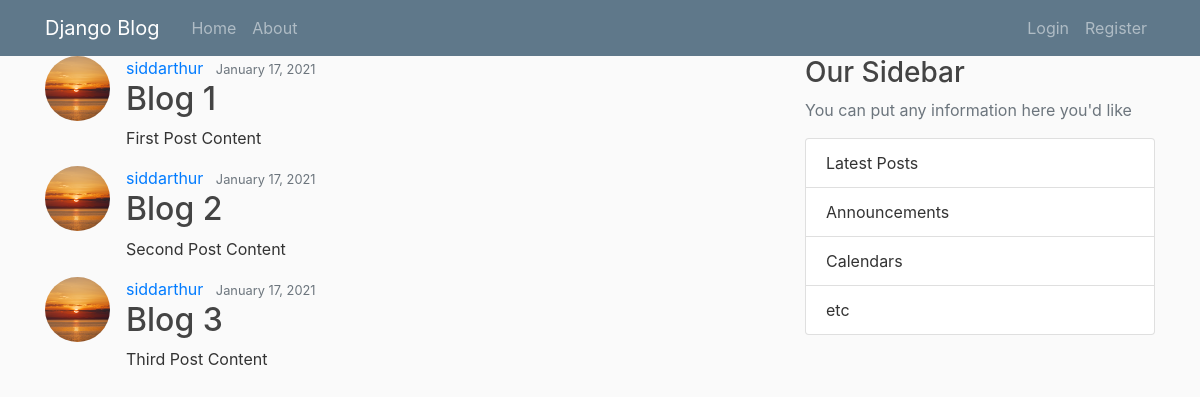
The page / on the database its author committed.
### blog/models.py (models this page shows, shortened)
class Post(models.Model):
  title = models.CharField(max_length=100)
  content = models.TextField()
  date_posted = models.DateTimeField(default=timezone.now)
  author = models.ForeignKey(User, on_delete=models.CASCADE)

### users/models.py (models this page shows, shortened)
class Profile(models.Model):
  user = models.OneToOneField(User, on_delete=models.CASCADE)
  image = models.ImageField( default='default.png', upload_to = 'profile_pics')

### blog/views.py (the view)
# urls.py: path('', views.home, name='blog-home'),
def home (request):
  context = {
    'posts': Post.objects.all()
  }
  return render(request, 'blog/home.html', context)

### blog/templates/blog/home.html
{% extends "blog/base.html" %}
{% block content %}
{% for post in posts %}
<article class="media content-section">
  <img class="rounded-circle article-img" src="{{post.author.profile.image.url}}">
  <div class="media-body">
    <div class="article-metadata">
      <a href="#" class="mr-2">{{ post.author }}</a>
      <small class="text-muted">{{ post.date_posted | date:"F d, Y" }}</small>
    </div>
    <h2><a href="#" class="article-title">{{ post.title }}</a></h2>
    <p class="article-content">{{ post.content }}</p>
  </div>
</article>
{% endfor %}
{% endblock content %}

### blog/templates/blog/base.html (shortened to what this page needs)
{% load static %}
<!DOCTYPE html>
<html lang="en">
<head>
  <link rel="stylesheet" href="https://maxcdn.bootstrapcdn.com/bootstrap/4.0.0/css/bootstrap.min.css"
>
  <link rel="stylesheet" type="text/css" href="{% static 'blog/main.css' %}">
</head>
<body>
  <header class="site-header">
    <nav class="navbar navbar-expand-md navbar-dark bg-steel">
      <div class="container">
        <a class="navbar-brand mr-4" href="{% url 'blog-home' %}">Django Blog</a>
        <div class="collapse navbar-collapse" id="navbarToggle">
          <div class="navbar-nav mr-auto">
            <a href="{% url 'blog-home' %}" class="nav-item nav-link">Home</a>
            <a href="{% url 'blog-about' %}" class="nav-item nav-link">About</a>
          </div>
          <div class="navbar-nav">
            {% if user.is_authenticated %}
            <a href="{% url 'profile' %}" class="nav-item nav-link">Profile</a>
            <a href="{% url 'logout' %}" class="nav-item nav-link">Logout</a>
            {% else %}
            <a href="{% url 'login' %}" class="nav-item nav-link">Login</a>
            <a href="{% url 'register' %}" class="nav-item nav-link">Register</a>
            {% endif %}
          </div>
        </div>
      </div>
    </nav>
  </header>
  <main role="main" class="container">
    <div class="row">
      <div class="class col-md-8">
        {% block content %} {% endblock %}
      </div>
      <div class="col-md-4">
        <div class="content-section">
          <h3>Our Sidebar</h3>
          <p class='text-muted'> You can put any information here you'd like</p>
          <ul class="list-group">
            <li class="list-group-item ">Latest Posts</li>
            <li class="list-group-item ">Announcements</li>
            <li class="list-group-item ">Calendars</li>
            <li class="list-group-item ">etc</li>
          </ul>
        </div>
      </div>
    </div>
  </main>
</body>
</html>

### blog/static/blog/main.css (style rules this page uses)
body { background: #fafafa; color: #333333; margin: 0; }
h1, h2, h3, h4, h5, h6 { color: #444444; }
ul { margin: 0; }
.bg-steel { background-color: #5f788a; }
.article-title { color: #444444; }
.article-content { white-space: pre-line; }
.article-img { height: 65px; width: 65px; margin-right: 16px; }

### rows shown on the page
Post: author.profile.image (picture), author "siddarthur", date_posted "January 17, 2021", title "Blog 1", content "First Post Content"
Post: author.profile.image (picture), author "siddarthur", date_posted "January 17, 2021", title "Blog 2", content "Second Post Content"
Post: author.profile.image (picture), author "siddarthur", date_posted "January 17, 2021", title "Blog 3", content "Third Post Content"
